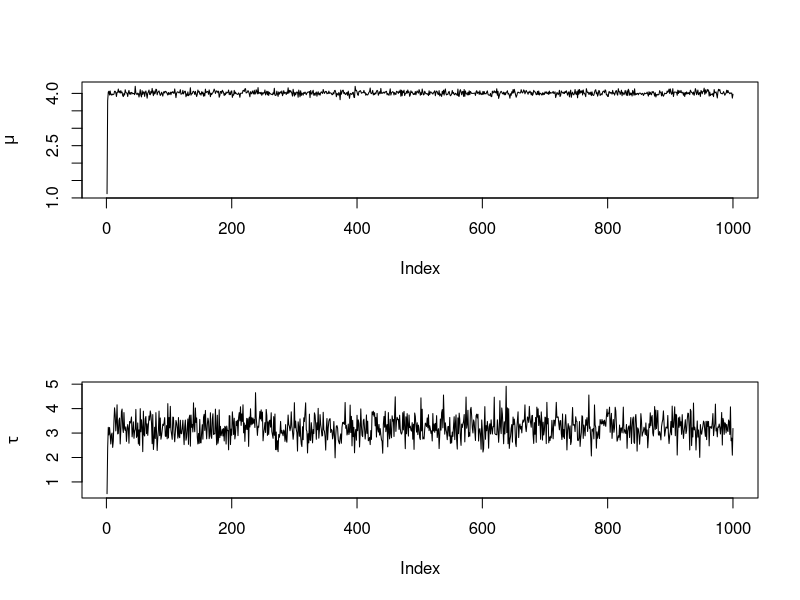
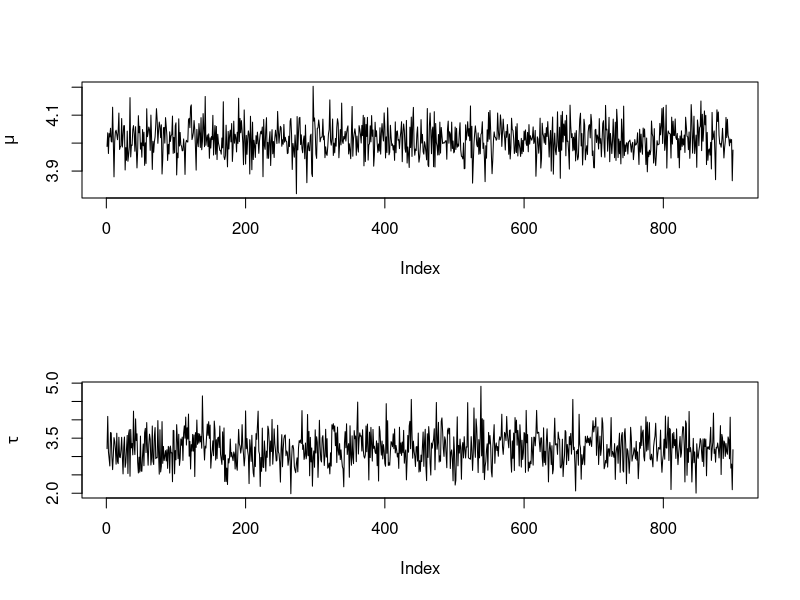
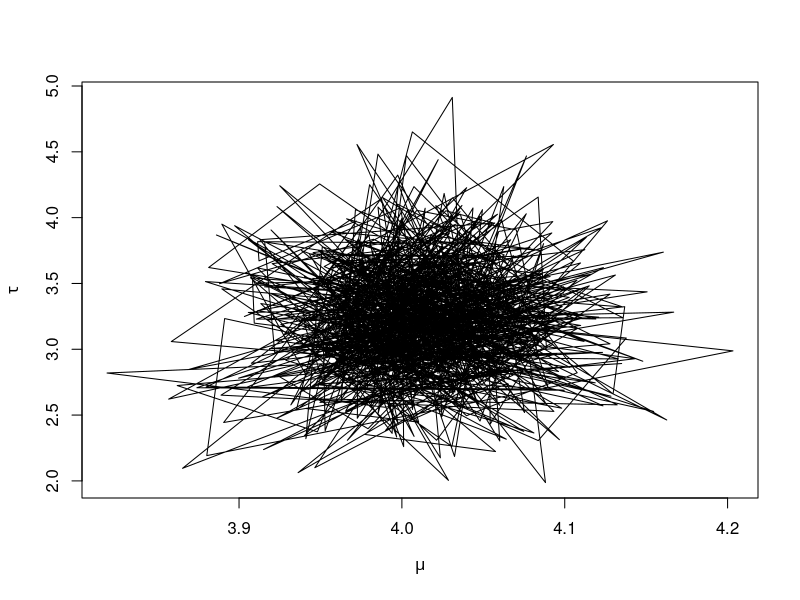
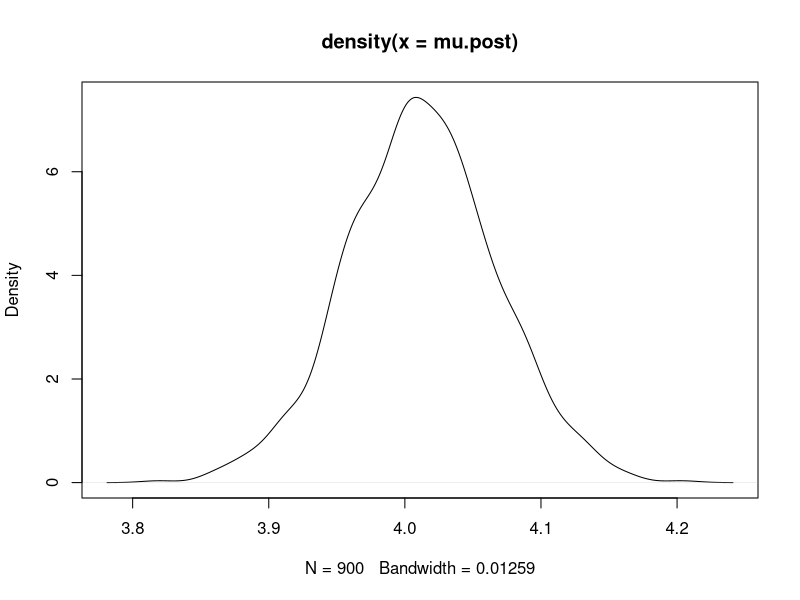
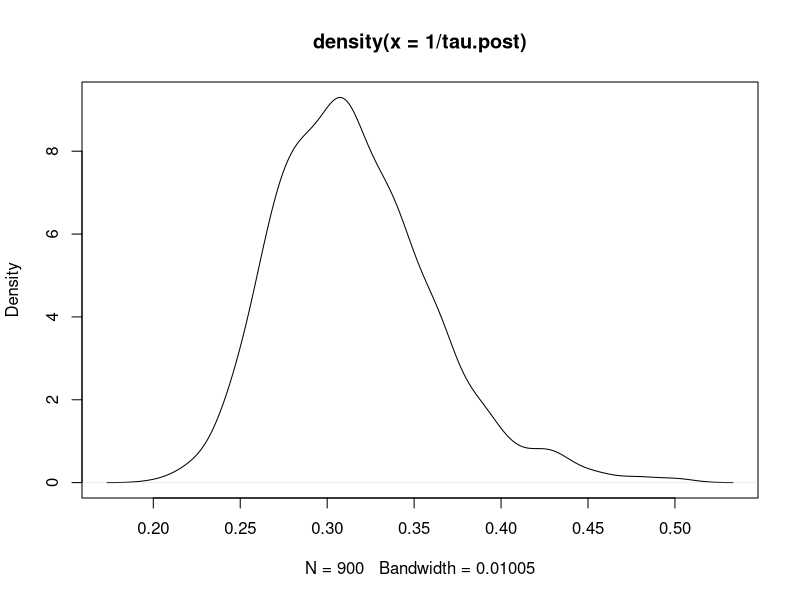
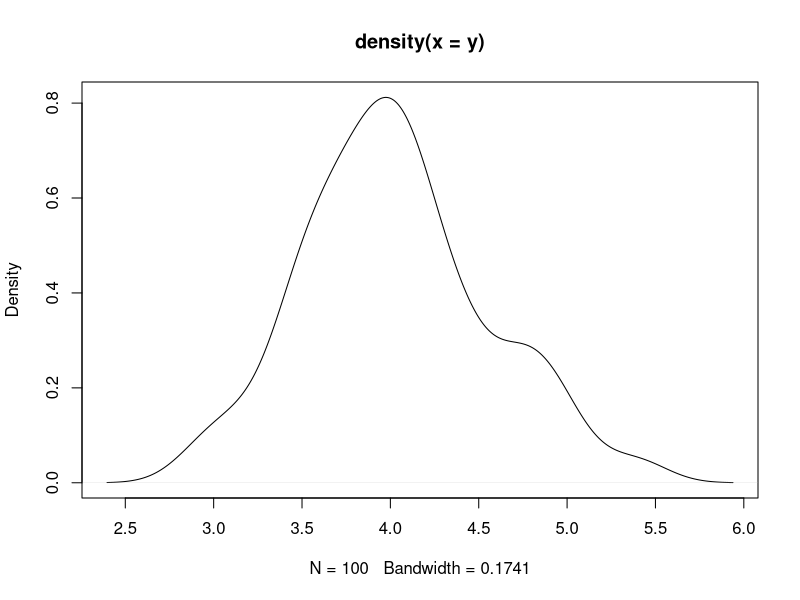
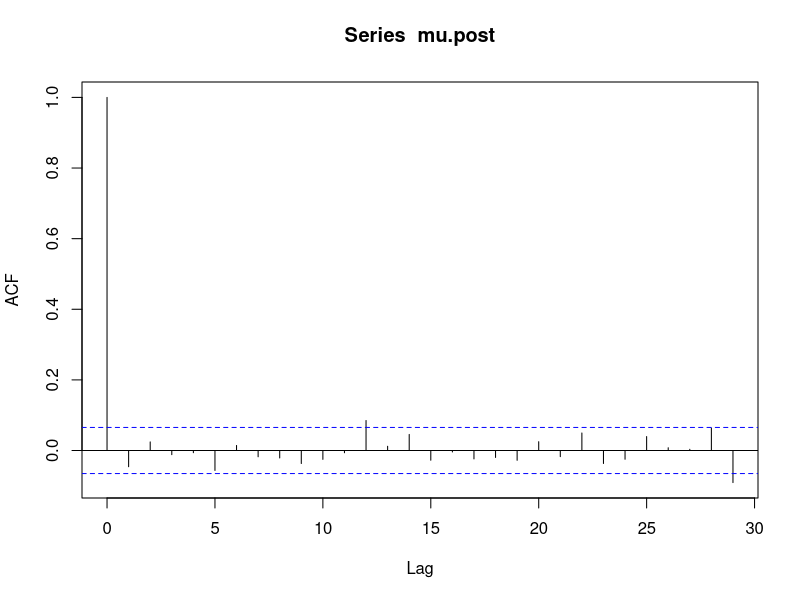
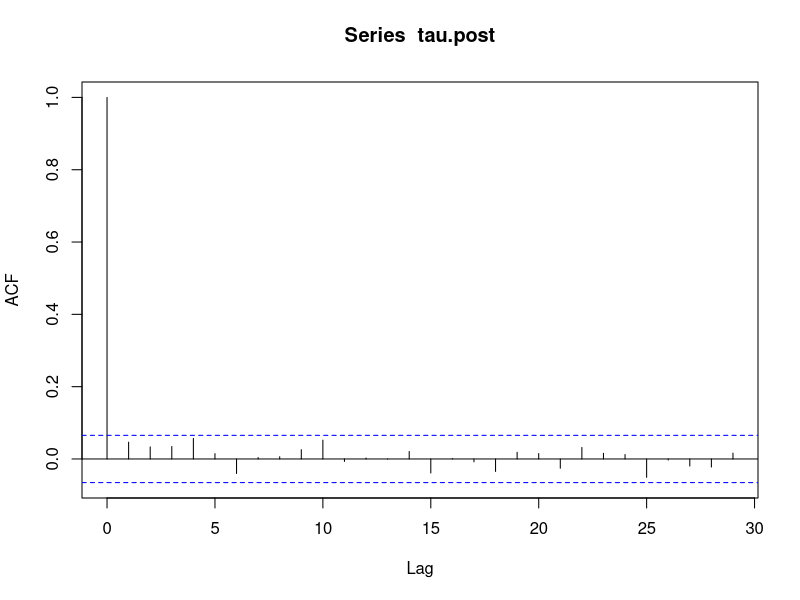

These charts were generated, in order, by the following R code:
# Model
# y_i ~ Normal(mu, 1/tau)
# 
# Priors
# mu ~ Normal(mu0, 1/tau0)
# tau ~ Gamma(alpha, beta)

# Set "true" values of 
N = 100
mu = 4
tau = 4

# hyperparameters
alpha = 1
beta = 2
mu0 = 2
tau0 = 2

# Simulate some data
y = rnorm(N,mu,sd=sqrt(1/tau))

# Run the MCMC for `its` iterations
its=1000

# create two vectors to store the samples of mu and tau
mu.post = vector(length=its)
tau.post = vector(length=its)

# Samples initial values from the prior
mu.post[1] = rnorm(1,mu0,1/tau0)
tau.post[1] = rgamma(1,alpha,beta)

# Create conditional posterior samplers
draw_mu = function(tau) {
  rnorm(1,
        (tau*sum(y)+tau0*mu0)/(N*tau+tau0),
        sd=sqrt(1/(N*tau+tau0)))
}

draw_tau = function(mu) {
  rgamma(1,alpha+N/2,beta+0.5*sum((y-mu)^2))
}

# sampling from each conditional
for(i in 2:its){
  mu.post[i] = draw_mu(tau.post[i-1])
  tau.post[i] = draw_tau(mu.post[i])
}

# Traceplots
par(mfrow=c(2, 1))
plot(mu.post, ylab=expression(mu), type='l')
plot(tau.post, ylab=expression(tau), type='l')

# OPTIONAL
# discard first 100 for burn in
mu.post <- mu.post[-c(1:100)]
tau.post <- tau.post[-c(1:100)]

par(mfrow=c(2, 1))
plot(mu.post, ylab=expression(mu), type='l')
plot(tau.post, ylab=expression(tau), type='l')

# "Pairplot"
par(mfrow=c(1,1))
plot(mu.post, tau.post, xlab=expression(mu), ylab=expression(tau), type='l')

# posterior density plots
plot(density(mu.post))
plot(density(1/tau.post))
plot(density(y))

# ACF -- autocorrelation function
acf(mu.post)
acf(tau.post)
